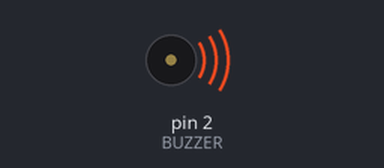
This sketch was run on a simulated Arduino Uno, built with avr-gcc and run on an emulated ATmega328P. Shown: buzzer (waves = sounding).

Above: at 0.5 s.
At 8.5 s:
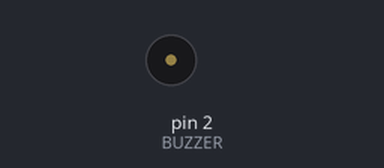
Timing chart, 0 to 11.7 s (numbered marks = the images above):
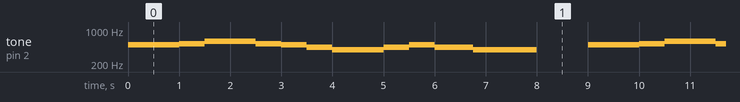

The sketch:

inno-gioia.ino
```cpp
#define DO4 261
#define RE4 293
#define MI4 329
#define FA4 349
#define SOL4 392
#define LA4 440
#define SI4 493
#define DO5 523
#define RE5 587

#define CROMA 500
#define SEMICROMA 250

int note[] = {SI4, SI4, DO5, RE5, RE5, DO5, SI4, LA4, SOL4, SOL4, LA4, SI4, LA4, SOL4, SOL4};
int pause[] = {CROMA, CROMA, CROMA, CROMA, CROMA, CROMA, CROMA, CROMA, CROMA, CROMA, CROMA, CROMA, CROMA+SEMICROMA, SEMICROMA, CROMA*2};

#define BUZZER 2

void setup() {
  pinMode(BUZZER, OUTPUT);
}

void loop() {
  for (int i = 0; i < sizeof(note) / 2; i++) {
    tone(BUZZER, note[i]);
    delay(pause[i]);
    noTone(BUZZER);
  }
  delay(1000);
}
```

Measured:
- by itself, tone on pin 2 (BUZZER): repeats every 9.0 s: 523 Hz 0.50 s, 587 Hz 1.0 s, 523 Hz 0.50 s, 493 Hz 0.50 s, 440 Hz 0.50 s, 392 Hz 1.0 s, 440 Hz 0.50 s, 493 Hz 0.50 s, 440 Hz 0.75 s, 392 Hz 1.3 s, silent 1.0 s, 493 Hz 1.0 s
